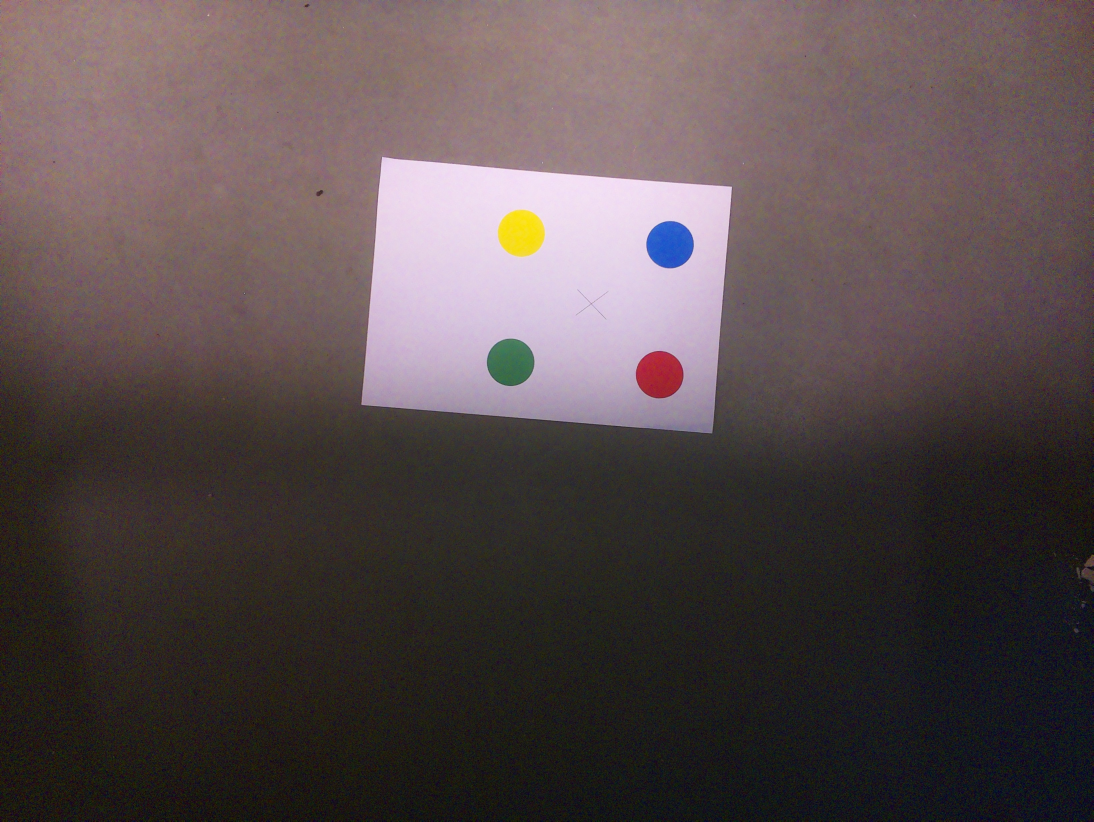
#> input picture camera/src/Image/newimage.jpg, 3280 x 2464 px, found by its file name (shown at 1/3 size)
$ python main.py   (older library calls are emulated)
#> lines starting #> are read from the running program, lines starting #| are printed output that depends on the picture
import cv2, time
#from picamera2 import Picamera2, Preview
#from libcamera import ColorSpace
from PIL import Image
import numpy as np
from matplotlib import pyplot as plt
from matplotlib import colors

def take_pic():
    picam2 = Picamera2()
    cv2.startWindowThread()
    camera_config = picam2.create_still_configuration(main={"format": 'BGR888', "size": (3280, 2464)})
    picam2.configure(camera_config)
    #picam2.start_preview(Preview.NULL)
    picam2.start()


    time.sleep(1)
    image = picam2.capture_image("main")
    reg_image = np.array(image)

    print(reg_image.shape)

    picam2.switch_mode_and_capture_file(camera_config,"camera/src/Image/blueimage.jpg")

image_center = [int(2464/2),int(3280/2)]

# [7 lines of commented-out code are left out]

im = Image.open("/home/christian/Drone_project/P7-751/camera/src/Image/newimage.jpg")
#> im is the input picture: PIL image 3280x2464 RGB; mean R, G, B 87.8, 75.5, 76.4
im_blue = Image.open("/home/christian/Drone_project/P7-751/camera/src/Image/blueimage.jpg")
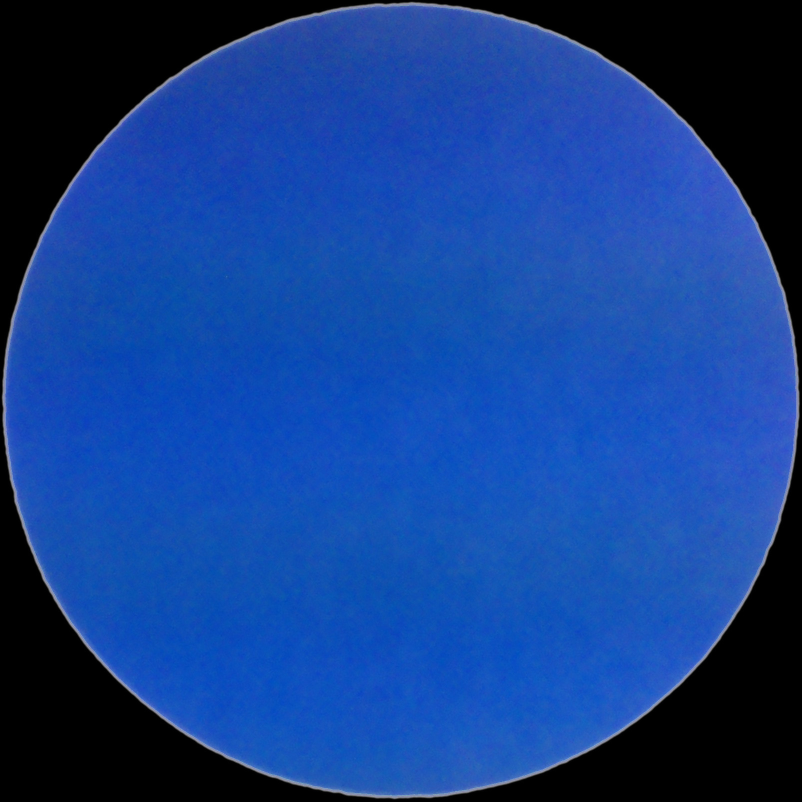
#> input picture camera/src/Image/blueimage.jpg, 1604 x 1603 px, found by its file name (shown at 1/2 size)
#> im_blue is the input picture: PIL image 1604x1603 RGB; mean R, G, B 20.1, 63.6, 142.1
im_red = Image.open("/home/christian/Drone_project/P7-751/camera/src/Image/RED.png")
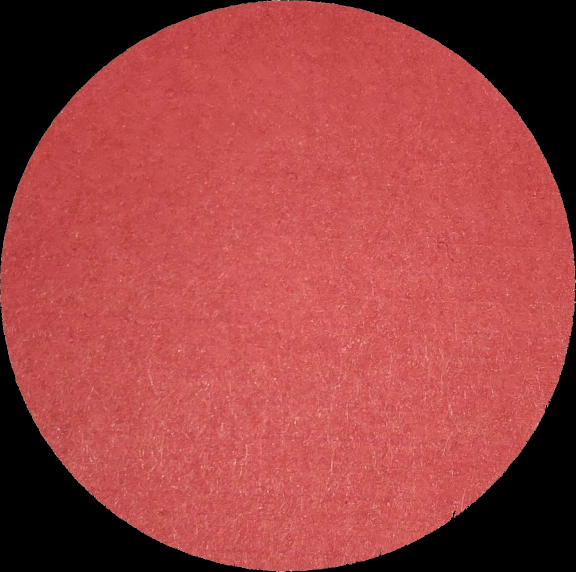
#> input picture camera/src/Image/RED.png, 1151 x 1143 px, found by its file name (shown at 1/2 size)
#> im_red is the input picture: PIL image 1151x1143 RGB; mean R, G, B 159.3, 67.3, 66.7
#> (the run stopped early here; a loop or call above may not have finished)
